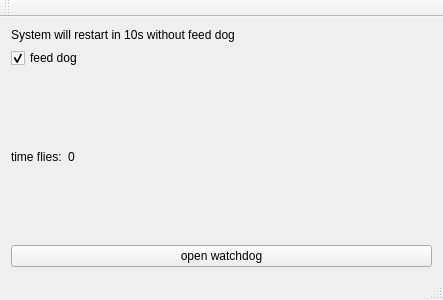
<?xml version="1.0" encoding="UTF-8"?>
<ui version="4.0">
 <class>MainWindow</class>
 <widget class="QMainWindow" name="MainWindow">
  <property name="geometry">
   <rect>
    <x>0</x>
    <y>0</y>
    <width>443</width>
    <height>300</height>
   </rect>
  </property>
  <property name="windowTitle">
   <string>MainWindow</string>
  </property>
  <widget class="QWidget" name="centralWidget">
   <layout class="QHBoxLayout" name="horizontalLayout">
    <item>
     <layout class="QGridLayout" name="gridLayout">
      <item row="0" column="0" colspan="2">
       <widget class="QLabel" name="label_2">
        <property name="sizePolicy">
         <sizepolicy hsizetype="Expanding" vsizetype="Fixed">
          <horstretch>0</horstretch>
          <verstretch>0</verstretch>
         </sizepolicy>
        </property>
        <property name="text">
         <string>System will restart in 10s without feed dog</string>
        </property>
       </widget>
      </item>
      <item row="1" column="0" colspan="2">
       <widget class="QCheckBox" name="checkBox">
        <property name="sizePolicy">
         <sizepolicy hsizetype="Expanding" vsizetype="Fixed">
          <horstretch>0</horstretch>
          <verstretch>0</verstretch>
         </sizepolicy>
        </property>
        <property name="text">
         <string>feed dog</string>
        </property>
        <property name="checked">
         <bool>true</bool>
        </property>
       </widget>
      </item>
      <item row="2" column="0">
       <widget class="QLabel" name="label">
        <property name="sizePolicy">
         <sizepolicy hsizetype="Preferred" vsizetype="Expanding">
          <horstretch>0</horstretch>
          <verstretch>0</verstretch>
         </sizepolicy>
        </property>
        <property name="text">
         <string>time flies:</string>
        </property>
       </widget>
      </item>
      <item row="2" column="1">
       <widget class="QLabel" name="times">
        <property name="sizePolicy">
         <sizepolicy hsizetype="Expanding" vsizetype="Expanding">
          <horstretch>0</horstretch>
          <verstretch>0</verstretch>
         </sizepolicy>
        </property>
        <property name="text">
         <string>0</string>
        </property>
       </widget>
      </item>
      <item row="3" column="0" colspan="2">
       <widget class="QPushButton" name="pushButton">
        <property name="sizePolicy">
         <sizepolicy hsizetype="Expanding" vsizetype="Fixed">
          <horstretch>0</horstretch>
          <verstretch>0</verstretch>
         </sizepolicy>
        </property>
        <property name="text">
         <string>open watchdog</string>
        </property>
       </widget>
      </item>
     </layout>
    </item>
   </layout>
  </widget>
  <widget class="QMenuBar" name="menuBar">
   <property name="geometry">
    <rect>
     <x>0</x>
     <y>0</y>
     <width>443</width>
     <height>22</height>
    </rect>
   </property>
  </widget>
  <widget class="QToolBar" name="mainToolBar">
   <attribute name="toolBarArea">
    <enum>TopToolBarArea</enum>
   </attribute>
   <attribute name="toolBarBreak">
    <bool>false</bool>
   </attribute>
  </widget>
  <widget class="QStatusBar" name="statusBar"/>
 </widget>
 <layoutdefault spacing="6" margin="11"/>
 <resources/>
 <connections/>
</ui>
